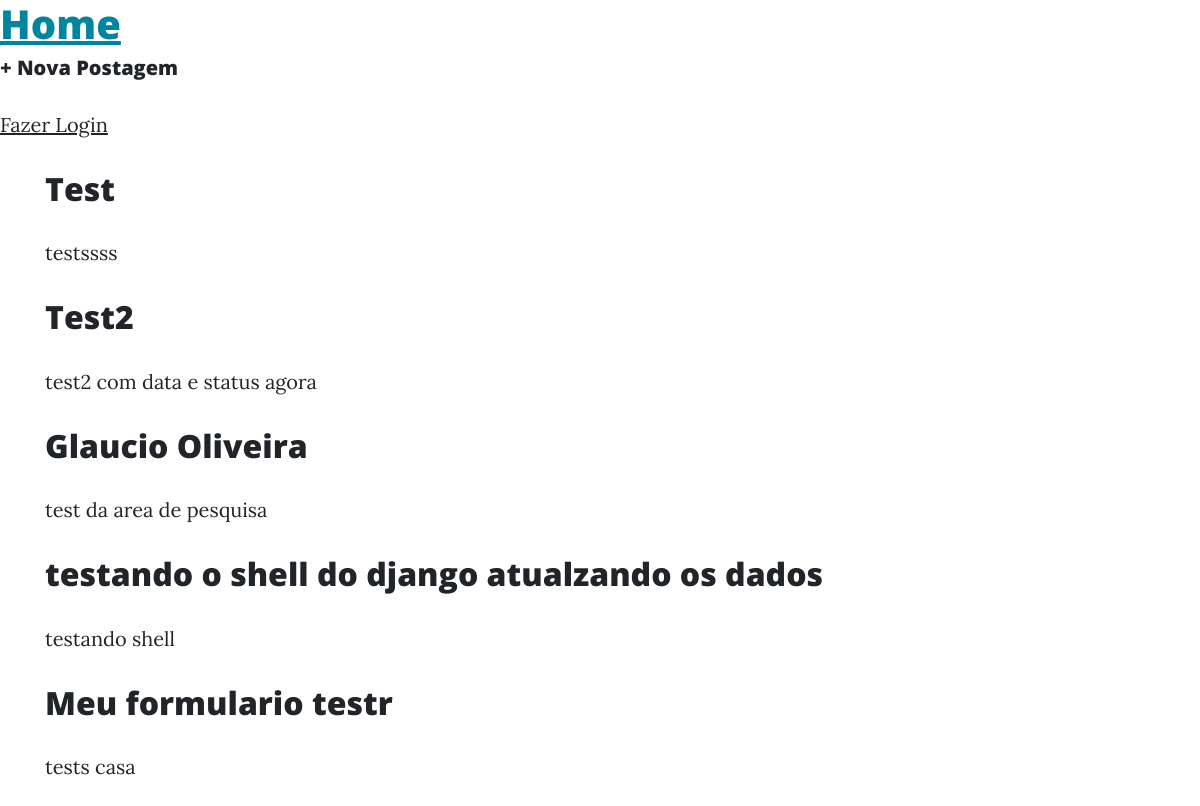
/, run on an earlier commit of the app's database.
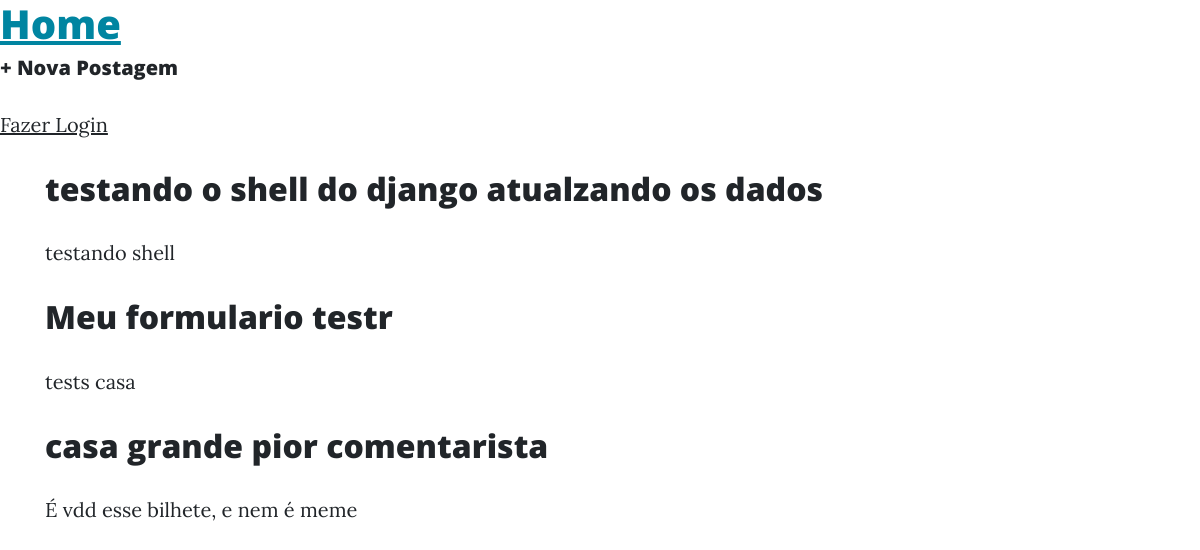
And on a later commit of the database.
### blog/models.py (models this page shows, shortened)
class Post(models.Model):
    STATUS = (
        ('rascunho','Rascunho'),
        ('publicado','Publicado')
    )
    titulo    = models.CharField(max_length=250)
    slug      = models.SlugField(max_length=250)
    autor     = models.ForeignKey(User, on_delete=models.CASCADE)
    conteudo  = models.TextField()
    publicado = models.DateTimeField(default=timezone.now)
    criado    = models.DateTimeField(auto_now_add=True)
    alterado  = models.DateTimeField(auto_now=True)
    status    = models.CharField(max_length=10, choices=STATUS, default='rascunho')
    objects   = models.Manager()
    published = PublishedManager()
    class Meta:
        ordering = ('publicado',)
    def get_absolute_url(self):
        return reverse('post_detail',args=[self.slug])

### blog/views.py (the view)
# urls.py: path('', views.BlogListView.as_view(), name='home'),
class BlogListView(ListView):
    model  = Post
    template_name = 'blog/home.html'

### blog/templates/blog/home.html (shortened to what this page needs)
{% extends 'base.html' %}
{% block content %}
{% for post in object_list %}
    <div class="post-entry">
        <h2><a href="{{post.get_absolute_url}}">{{ post.titulo }}</a></h1>
        <p>{{ post.conteudo }}</p>
    </div>
{% endfor %}
{% endblock content %}

### blog/templates/base.html (shortened to what this page needs)
{% load static %}
<!DOCTYPE html>
<html lang="pt-br">
<head>
    <link href={% static 'vendor/bootstrap/css/bootstrap.min.css' %} rel="stylesheet">
    <link href={% static 'vendor/fontawesome-free/css/all.min.css' %} rel="stylesheet" type="text/css">
    <link href={% static 'css/clean-blog.min.css' %} rel="stylesheet">
</head>
<body>
    <header>
        <div class="nav-left">
            <h1><a href="/">Home</a></h1>
        </div>
        <div class="nav-right">
            <h5><a href="{% url 'post_new' %}">+ Nova Postagem</a></h5>
        </div>
        {% if user.is_authenticated %}
            <p>{{user.username}}</p>
            <p><a href="{% url 'logout' %}">logout</a></p>
        {% else %}
            <p><a href="{% url 'login' %}">Fazer Login</a>
        {% endif %}
    </header>
    <div class="container">
        {% block content %} {% endblock content %}
    </div>
</body>
</html>

What changed in the data, as far as the page shows it:
removed Post: titulo "Test", conteudo "testssss"
removed Post: titulo "Test2", conteudo "test2 com data e status agora"
removed Post: titulo "Glaucio Oliveira", conteudo "test da area de pesquisa"
added Post: titulo "casa grande pior comentarista", conteudo "É vdd esse bilhete, e nem é meme"
